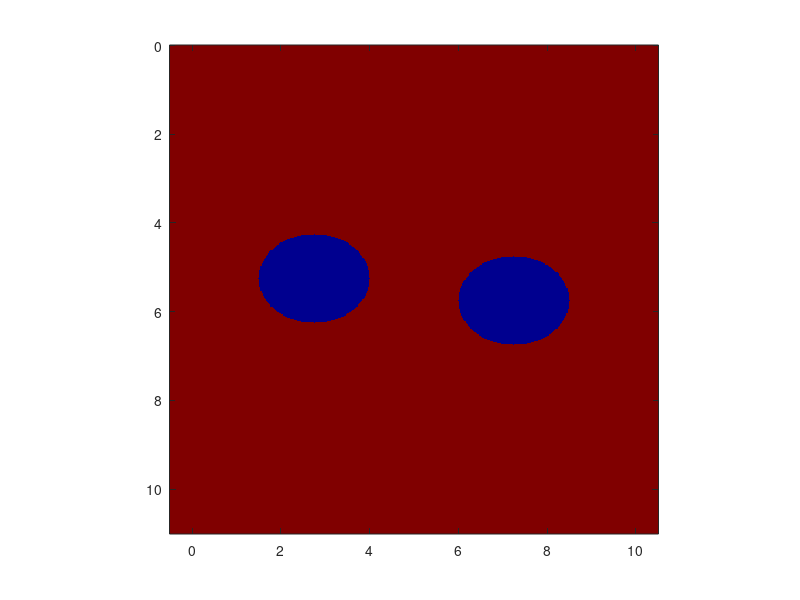

Here is the MATLAB script that generated this plot:
clear;
x=-0.5:0.025:10.5;z=0:0.025:11;
c=0.299792458;
background=9;
anomaly=5;
ep=background.*ones(length(z),length(x));
x01=2.75;x02=7.25;
y01=5.25;y02=5.75;
a=1.25;b=1;
for i=1:length(z)
    for j=1:length(x)
        if ((((x(j)-x01)/a)^2+((z(i)-y01)/b)^2)<=1 || (((x(j)-x02)/a)^2+((z(i)-y02)/b)^2)<=1)
            ep(i,j)=anomaly;
        end
    end
end
ep=ep';
mu=ones(size(ep));
sig=1e-3.*ones(size(ep));
imagesc(x,z,ep')
axis image
colormap(jet)